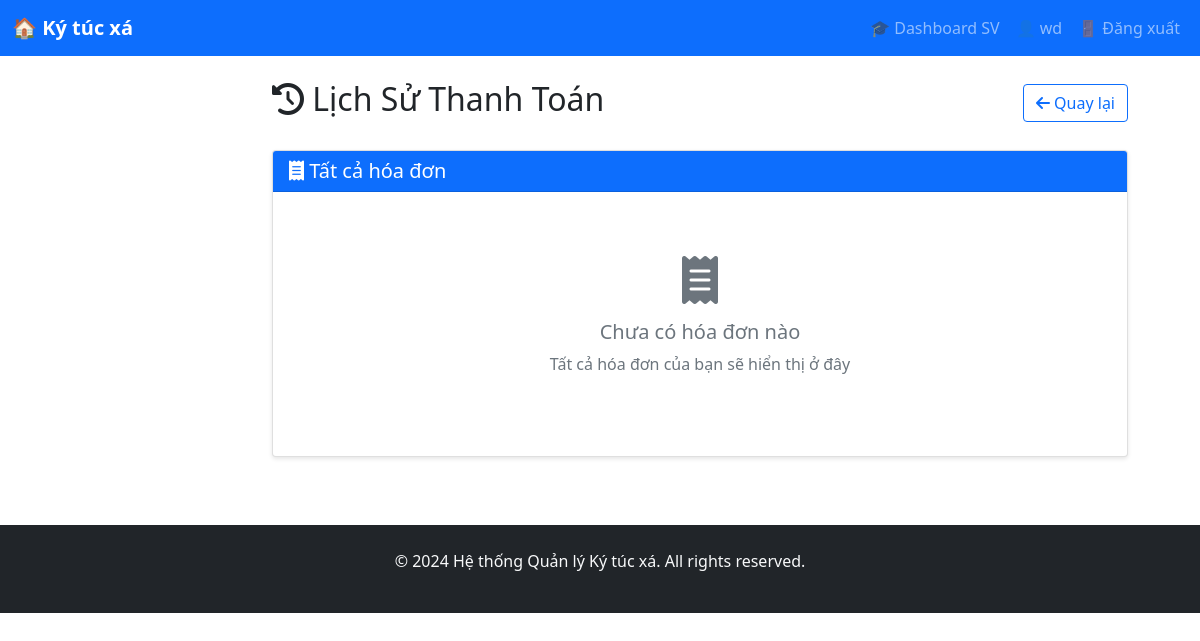
Before: /payments/student/history/ (signed in) with the older database file.
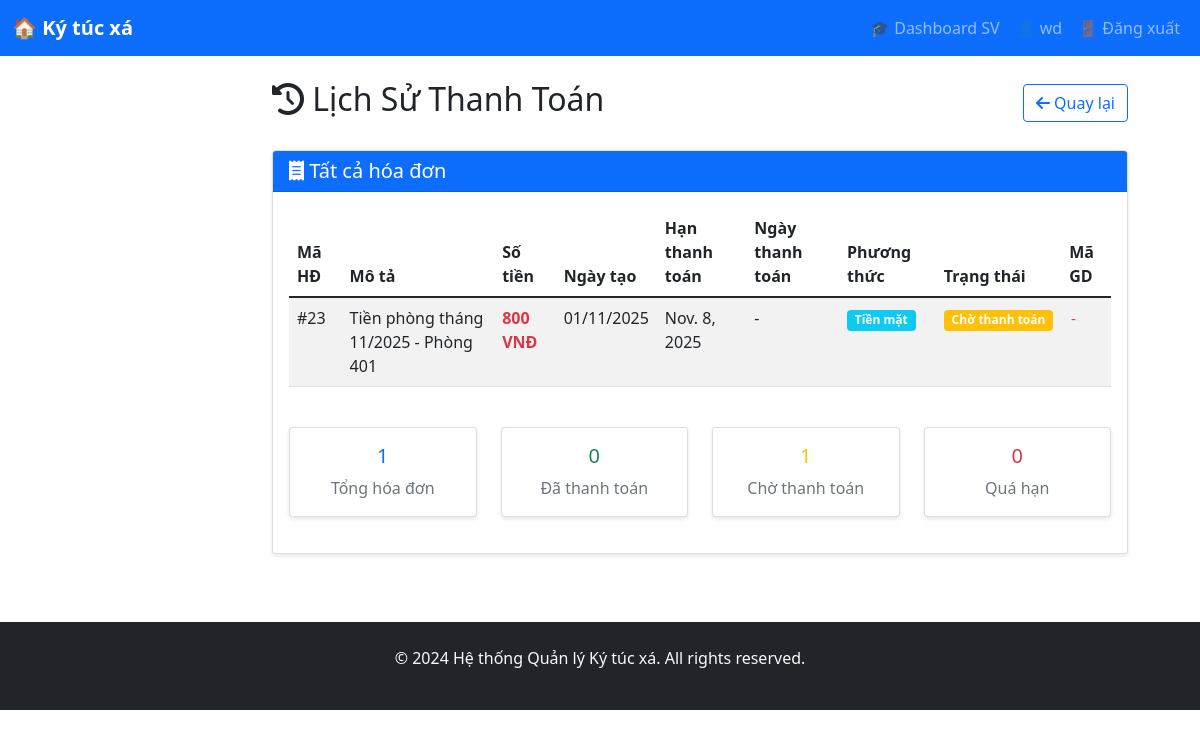
After: the same page with the newer database file.
### payment/models.py (models this page shows, shortened)
class Payment(models.Model):
    PAYMENT_METHODS = (
        ('cash', 'Tiền mặt'),
        ('bank_transfer', 'Chuyển khoản'),
        ('momo', 'Ví MoMo'),
        ('zalopay', 'ZaloPay'),
    )
    PAYMENT_CHOICES = (
        ('room', 'Tiền phòng'),
        ('electric', 'Tiền điện'),
        ('water', 'Tiền nước'),
    )
    STATUS_CHOICES = (
        ('pending', 'Chờ thanh toán'),
        ('paid', 'Đã thanh toán'),
        ('cancelled', 'Đã hủy'),
        ('failed', 'Thất bại'),
    )
    contract = models.ForeignKey(Contract, on_delete=models.CASCADE)
    student = models.ForeignKey(Student, on_delete=models.CASCADE, null=True, blank=True, related_name='payments')
    payment_type = models.CharField(max_length=20, choices=PAYMENT_CHOICES, default='room')
    amount = models.DecimalField(max_digits=12, decimal_places=0)
    payment_method = models.CharField(max_length=20, choices=PAYMENT_METHODS, default='cash')
    status = models.CharField(max_length=20, choices=STATUS_CHOICES, default='pending')
    due_date = models.DateField()
    paid_date = models.DateField(null=True, blank=True)
    transaction_id = models.CharField(max_length=100, blank=True)
    notes = models.TextField(blank=True)
    created_at = models.DateTimeField(auto_now_add=True)
    updated_at = models.DateTimeField(auto_now=True)

### payment/views.py (the view)
# urls.py: path('student/history/', views.payment_history, name='payment_history'),
@login_required
def payment_history(request):
    if request.user.user_type != 'student':
        return redirect('home')
    student = request.user.student
    payments = Payment.objects.filter(student=student).select_related('contract__room').order_by('-created_at')
    context = {
        'payments': payments,
    }
    return render(request, 'payment/payment_history.html', context)

### payment/templates/payment/payment_history.html (shortened to what the changed rows need)
{% extends 'base.html' %}
{% block content %}
<div class="container">
    <div class="row">
        <div class="col-12">
            <div class="d-flex justify-content-between align-items-center mb-4">
                <h2><i class="fas fa-history"></i> Lịch Sử Thanh Toán</h2>
            </div>
        </div>
    </div>
    <div class="row">
        <div class="col-12">
            <div class="card">
                <div class="card-body">
                    {% if payments %}
                    <div class="table-responsive">
                        <table class="table table-striped">
                            <thead>
                                <tr>
                                    <th>Mã HĐ</th>
                                    <th>Mô tả</th>
                                    <th>Số tiền</th>
                                    <th>Ngày tạo</th>
                                    <th>Hạn thanh toán</th>
                                    <th>Ngày thanh toán</th>
                                    <th>Phương thức</th>
                                    <th>Trạng thái</th>
                                    <th>Mã GD</th>
                                </tr>
                            </thead>
                            <tbody>
                                {% for payment in payments %}
                                <tr>
                                    <td>#{{ payment.id }}</td>
                                    <td>{{ payment.notes }}</td>
                                    <td class="fw-bold {% if payment.status == 'paid' %}text-success{% else %}text-danger{% endif %}">
                                        {{ payment.amount|floatformat:0 }} VNĐ
                                    </td>
                                    <td>{{ payment.created_at|date:"d/m/Y" }}</td>
                                    <td>
                                        {{ payment.due_date }}
                                    </td>
                                    <td>{{ payment.paid_date|default:"-" }}</td>
                                    <td>
                                        {% if payment.payment_method %}
                                        <span class="badge bg-info">{{ payment.get_payment_method_display }}</span>
                                        {% else %}
                                        -
                                        {% endif %}
                                    </td>
                                    <td>
                                        {% if payment.status == 'paid' %}
                                        <span class="badge bg-success">{{ payment.get_status_display }}</span>
                                        {% elif payment.status == 'pending' %}
                                        <span class="badge bg-warning">{{ payment.get_status_display }}</span>
                                        {% else %}
                                        <span class="badge bg-secondary">{{ payment.get_status_display }}</span>
                                        {% endif %}
                                    </td>
                                    <td><code>{{ payment.transaction_id|default:"-" }}</code></td>
                                </tr>
                                {% endfor %}
                            </tbody>
                        </table>
                    </div>
                    <div class="row mt-4">
                        <div class="col-md-3">
                            <div class="card text-center">
                                <div class="card-body">
                                    <h5 class="text-primary">{{ payments.count }}</h5>
                                    <p class="text-muted mb-0">Tổng hóa đơn</p>
                                </div>
                            </div>
                        </div>
                        <div class="col-md-3">
                            <div class="card text-center">
                                <div class="card-body">
                                    <h5 class="text-success">{{ payments|length|add:"-1" }}</h5>
                                    <p class="text-muted mb-0">Đã thanh toán</p>
                                </div>
                            </div>
                        </div>
                        <div class="col-md-3">
                            <div class="card text-center">
                                <div class="card-body">
                                    <h5 class="text-warning">1</h5>
                                    <p class="text-muted mb-0">Chờ thanh toán</p>
                                </div>
                            </div>
                        </div>
                        <div class="col-md-3">
                            <div class="card text-center">
                                <div class="card-body">
                                    <h5 class="text-danger">0</h5>
                                    <p class="text-muted mb-0">Quá hạn</p>
                                </div>
                            </div>
                        </div>
                    </div>
                    {% else %}
                    <div class="text-center py-5">
                        <i class="fas fa-receipt fa-3x text-muted mb-3"></i>
                        <h5 class="text-muted">Chưa có hóa đơn nào</h5>
                        <p class="text-muted">Tất cả hóa đơn của bạn sẽ hiển thị ở đây</p>
                    </div>
                    {% endif %}
                </div>
            </div>
        </div>
    </div>
</div>
{% endblock %}

Changed rows visible on the page:
added Payment: id "23", notes "Tiền phòng tháng 11/2025 - Phòng 401", amount "800", created_at "01/11/2025", due_date "Nov. 8, 2025", paid_date "-", payment_method "Tiền mặt", status "Chờ thanh toán", transaction_id "-"
Other visible differences:
{{ payments.count }}: (not shown) → "1"
{{ payments|length|add:"-1" }}: (not shown) → "0"
text no longer shown: "Chưa có hóa đơn nào Tất cả hóa đơn của bạn sẽ hiển thị ở đây"
text now shown: "Mã HĐ Mô tả Số tiền Ngày tạo Hạn thanh toán Ngày thanh toán Phương thức Trạng thái Mã GD Tổng hóa đơn Đã thanh toán 1 Chờ thanh toán 0 Quá hạn"
